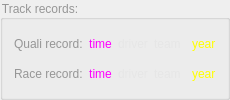
          <widget class="QGroupBox" name="groupBox">
           <property name="palette">
            <palette>
             <active/>
             <inactive/>
             <disabled/>
            </palette>
           </property>
           <property name="autoFillBackground">
            <bool>false</bool>
           </property>
           <property name="styleSheet">
            <string notr="true">::title 
{
	color: rgb(150, 150, 150);	
}</string>
           </property>
           <property name="title">
            <string>Track records:</string>
           </property>
           <property name="alignment">
            <set>Qt::AlignLeading|Qt::AlignLeft|Qt::AlignVCenter</set>
           </property>
           <layout class="QGridLayout" name="gridLayout_2">
            <property name="horizontalSpacing">
             <number>6</number>
            </property>
            <item row="0" column="3">
             <widget class="QLabel" name="qRDTLabel">
              <property name="palette">
               <palette>
                <active>
                 <colorrole role="WindowText">
                  <brush brushstyle="SolidPattern">
                   <color alpha="255">
                    <red>230</red>
                    <green>230</green>
                    <blue>230</blue>
                   </color>
                  </brush>
                 </colorrole>
                </active>
                <inactive>
                 <colorrole role="WindowText">
                  <brush brushstyle="SolidPattern">
                   <color alpha="255">
                    <red>230</red>
                    <green>230</green>
                    <blue>230</blue>
                   </color>
                  </brush>
                 </colorrole>
                </inactive>
                <disabled>
                 <colorrole role="WindowText">
                  <brush brushstyle="SolidPattern">
                   <color alpha="255">
                    <red>130</red>
                    <green>130</green>
                    <blue>130</blue>
                   </color>
                  </brush>
                 </colorrole>
                </disabled>
               </palette>
              </property>
              <property name="text">
               <string>team</string>
              </property>
             </widget>
            </item>
            <item row="0" column="2">
             <widget class="QLabel" name="qRDLabel">
              <property name="palette">
               <palette>
                <active>
                 <colorrole role="WindowText">
                  <brush brushstyle="SolidPattern">
                   <color alpha="255">
                    <red>230</red>
                    <green>230</green>
                    <blue>230</blue>
                   </color>
                  </brush>
                 </colorrole>
                </active>
                <inactive>
                 <colorrole role="WindowText">
                  <brush brushstyle="SolidPattern">
                   <color alpha="255">
                    <red>230</red>
                    <green>230</green>
                    <blue>230</blue>
                   </color>
                  </brush>
                 </colorrole>
                </inactive>
                <disabled>
                 <colorrole role="WindowText">
                  <brush brushstyle="SolidPattern">
                   <color alpha="255">
                    <red>130</red>
                    <green>130</green>
                    <blue>130</blue>
                   </color>
                  </brush>
                 </colorrole>
                </disabled>
               </palette>
              </property>
              <property name="text">
               <string>driver</string>
              </property>
             </widget>
            </item>
            <item row="1" column="1">
             <widget class="QLabel" name="rRTLabel">
              <property name="palette">
               <palette>
                <active>
                 <colorrole role="WindowText">
                  <brush brushstyle="SolidPattern">
                   <color alpha="255">
                    <red>255</red>
                    <green>0</green>
                    <blue>255</blue>
                   </color>
                  </brush>
                 </colorrole>
                </active>
                <inactive>
                 <colorrole role="WindowText">
                  <brush brushstyle="SolidPattern">
                   <color alpha="255">
                    <red>255</red>
                    <green>0</green>
                    <blue>255</blue>
                   </color>
                  </brush>
                 </colorrole>
                </inactive>
                <disabled>
                 <colorrole role="WindowText">
                  <brush brushstyle="SolidPattern">
                   <color alpha="255">
                    <red>130</red>
                    <green>130</green>
                    <blue>130</blue>
                   </color>
                  </brush>
                 </colorrole>
                </disabled>
               </palette>
              </property>
              <property name="text">
               <string>time</string>
              </property>
              <property name="alignment">
               <set>Qt::AlignCenter</set>
              </property>
              <property name="indent">
               <number>10</number>
              </property>
             </widget>
            </item>
            <item row="0" column="0">
             <widget class="QLabel" name="label_7">
              <property name="palette">
               <palette>
                <active>
                 <colorrole role="WindowText">
                  <brush brushstyle="SolidPattern">
                   <color alpha="255">
                    <red>150</red>
                    <green>150</green>
                    <blue>150</blue>
                   </color>
                  </brush>
                 </colorrole>
                </active>
                <inactive>
                 <colorrole role="WindowText">
                  <brush brushstyle="SolidPattern">
                   <color alpha="255">
                    <red>150</red>
                    <green>150</green>
                    <blue>150</blue>
                   </color>
                  </brush>
                 </colorrole>
                </inactive>
                <disabled>
                 <colorrole role="WindowText">
                  <brush brushstyle="SolidPattern">
                   <color alpha="255">
                    <red>130</red>
                    <green>130</green>
                    <blue>130</blue>
                   </color>
                  </brush>
                 </colorrole>
                </disabled>
               </palette>
              </property>
              <property name="text">
               <string>Quali record:</string>
              </property>
             </widget>
            </item>
            <item row="0" column="1">
             <widget class="QLabel" name="qRTLabel">
              <property name="palette">
               <palette>
                <active>
                 <colorrole role="WindowText">
                  <brush brushstyle="SolidPattern">
                   <color alpha="255">
                    <red>255</red>
                    <green>0</green>
                    <blue>255</blue>
                   </color>
                  </brush>
                 </colorrole>
                </active>
                <inactive>
                 <colorrole role="WindowText">
                  <brush brushstyle="SolidPattern">
                   <color alpha="255">
                    <red>255</red>
                    <green>0</green>
                    <blue>255</blue>
                   </color>
                  </brush>
                 </colorrole>
                </inactive>
                <disabled>
                 <colorrole role="WindowText">
                  <brush brushstyle="SolidPattern">
                   <color alpha="255">
                    <red>130</red>
                    <green>130</green>
                    <blue>130</blue>
                   </color>
                  </brush>
                 </colorrole>
                </disabled>
               </palette>
              </property>
              <property name="text">
               <string>time</string>
              </property>
              <property name="alignment">
               <set>Qt::AlignCenter</set>
              </property>
              <property name="margin">
               <number>0</number>
              </property>
              <property name="indent">
               <number>10</number>
              </property>
             </widget>
            </item>
            <item row="1" column="0">
             <widget class="QLabel" name="label_2">
              <property name="palette">
               <palette>
                <active>
                 <colorrole role="WindowText">
                  <brush brushstyle="SolidPattern">
                   <color alpha="255">
                    <red>150</red>
                    <green>150</green>
                    <blue>150</blue>
                   </color>
                  </brush>
                 </colorrole>
                </active>
                <inactive>
                 <colorrole role="WindowText">
                  <brush brushstyle="SolidPattern">
                   <color alpha="255">
                    <red>150</red>
                    <green>150</green>
                    <blue>150</blue>
                   </color>
                  </brush>
                 </colorrole>
                </inactive>
                <disabled>
                 <colorrole role="WindowText">
                  <brush brushstyle="SolidPattern">
                   <color alpha="255">
                    <red>130</red>
                    <green>130</green>
                    <blue>130</blue>
                   </color>
                  </brush>
                 </colorrole>
                </disabled>
               </palette>
              </property>
              <property name="text">
               <string>Race record:</string>
              </property>
             </widget>
            </item>
            <item row="0" column="4">
             <widget class="QLabel" name="qRYLabel">
              <property name="palette">
               <palette>
                <active>
                 <colorrole role="WindowText">
                  <brush brushstyle="SolidPattern">
                   <color alpha="255">
                    <red>255</red>
                    <green>255</green>
                    <blue>0</blue>
                   </color>
                  </brush>
                 </colorrole>
                </active>
                <inactive>
                 <colorrole role="WindowText">
                  <brush brushstyle="SolidPattern">
                   <color alpha="255">
                    <red>255</red>
                    <green>255</green>
                    <blue>0</blue>
                   </color>
                  </brush>
                 </colorrole>
                </inactive>
                <disabled>
                 <colorrole role="WindowText">
                  <brush brushstyle="SolidPattern">
                   <color alpha="255">
                    <red>130</red>
                    <green>130</green>
                    <blue>130</blue>
                   </color>
                  </brush>
                 </colorrole>
                </disabled>
               </palette>
              </property>
              <property name="text">
               <string>year</string>
              </property>
              <property name="indent">
               <number>5</number>
              </property>
             </widget>
            </item>
            <item row="1" column="2">
             <widget class="QLabel" name="rRDLabel">
              <property name="palette">
               <palette>
                <active>
                 <colorrole role="WindowText">
                  <brush brushstyle="SolidPattern">
                   <color alpha="255">
                    <red>230</red>
                    <green>230</green>
                    <blue>230</blue>
                   </color>
                  </brush>
                 </colorrole>
                </active>
                <inactive>
                 <colorrole role="WindowText">
                  <brush brushstyle="SolidPattern">
                   <color alpha="255">
                    <red>230</red>
                    <green>230</green>
                    <blue>230</blue>
                   </color>
                  </brush>
                 </colorrole>
                </inactive>
                <disabled>
                 <colorrole role="WindowText">
                  <brush brushstyle="SolidPattern">
                   <color alpha="255">
                    <red>130</red>
                    <green>130</green>
                    <blue>130</blue>
                   </color>
                  </brush>
                 </colorrole>
                </disabled>
               </palette>
              </property>
              <property name="text">
               <string>driver</string>
              </property>
             </widget>
            </item>
            <item row="1" column="3">
             <widget class="QLabel" name="rRDTLabel">
              <property name="palette">
               <palette>
                <active>
                 <colorrole role="WindowText">
                  <brush brushstyle="SolidPattern">
                   <color alpha="255">
                    <red>230</red>
                    <green>230</green>
                    <blue>230</blue>
                   </color>
                  </brush>
                 </colorrole>
                </active>
                <inactive>
                 <colorrole role="WindowText">
                  <brush brushstyle="SolidPattern">
                   <color alpha="255">
                    <red>230</red>
                    <green>230</green>
                    <blue>230</blue>
                   </color>
                  </brush>
                 </colorrole>
                </inactive>
                <disabled>
                 <colorrole role="WindowText">
                  <brush brushstyle="SolidPattern">
                   <color alpha="255">
                    <red>130</red>
                    <green>130</green>
                    <blue>130</blue>
                   </color>
                  </brush>
                 </colorrole>
                </disabled>
               </palette>
              </property>
              <property name="text">
               <string>team</string>
              </property>
             </widget>
            </item>
            <item row="1" column="4">
             <widget class="QLabel" name="rRYLabel">
              <property name="palette">
               <palette>
                <active>
                 <colorrole role="WindowText">
                  <brush brushstyle="SolidPattern">
                   <color alpha="255">
                    <red>255</red>
                    <green>255</green>
                    <blue>0</blue>
                   </color>
                  </brush>
                 </colorrole>
                </active>
                <inactive>
                 <colorrole role="WindowText">
                  <brush brushstyle="SolidPattern">
                   <color alpha="255">
                    <red>255</red>
                    <green>255</green>
                    <blue>0</blue>
                   </color>
                  </brush>
                 </colorrole>
                </inactive>
                <disabled>
                 <colorrole role="WindowText">
                  <brush brushstyle="SolidPattern">
                   <color alpha="255">
                    <red>130</red>
                    <green>130</green>
                    <blue>130</blue>
                   </color>
                  </brush>
                 </colorrole>
                </disabled>
               </palette>
              </property>
              <property name="text">
               <string>year</string>
              </property>
              <property name="indent">
               <number>5</number>
              </property>
             </widget>
            </item>
           </layout>
          </widget>
